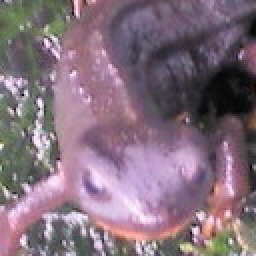
#> input picture Question_81_90/dataset/test_akahara_1.jpg, 128 x 128 px (shown 2 times larger); its folder holds only this picture in this run
$ python question_88.py
#> lines starting #> are read from the running program, lines starting #| are printed output that depends on the picture
import cv2
import numpy as np
import matplotlib.pyplot as plt
import time
from glob import glob

# template matching
def RGB2Y(img : np.ndarray):
	H,W,_ = img.shape

	imgY = np.zeros([H,W],dtype=np.float32)

	imgY = 0.2126 * img[...,0] + 0.7152 * img[...,1] + 0.0722 * img[...,2]

	return imgY.clip(0,255).astype(np.uint8)

def color_quantization(img:np.ndarray,d):

#> called with d = 64
	img = np.floor(img/d)
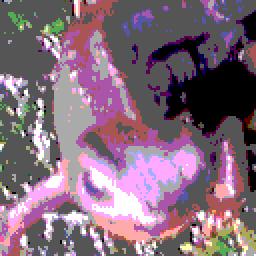
#> img: shape (128, 128, 3) float32 (shown 2 times larger); mean of channels 0, 1, 2 1.45, 1.25, 1.55; drawn with min black and max white
	img = img*d
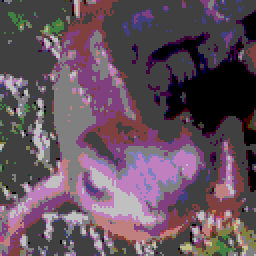
#> img: shape (128, 128, 3) float32 (shown 2 times larger); mean of channels 0, 1, 2 92.7, 80.2, 99; drawn as B, G, R

	return img

def make_histgram(img:np.ndarray,d):

#> called with d = 64
	hist = np.zeros([12],dtype=np.int32)
	tmp  = np.clip(img,0,255).astype(np.uint8)

	for i in range( int(len(hist)/3) ):
		hist[i]   = np.sum(tmp[...,0]==(i*d))
		hist[i+4] = np.sum(tmp[...,1]==(i*d))
		hist[i+8] = np.sum(tmp[...,2]==(i*d))
#> after the loop, hist = [1477, 8100, 4780, 2027, 1876, 9279, 4422, 807, 1497, 6928, 5460, 2499]

	return hist

def make_database():

	d = 256/4

	# filename_list  = [f"train_akahara_{i}.jpg" for i in range(1,6)]
	# filename_list += [f"train_madara_{i}.jpg" for i in range(1,6)]

	absolute_pass = "/Users/hiroyukih/vscode/Gasyori100knock/Question_81_90/dataset/"

	train = glob(absolute_pass+"test_*")
	train.sort()

	database = np.zeros([len(train),13],np.int32)
	file_list= list()

	for i, path in enumerate(train):
		img  =  cv2.imread(path).astype(np.float32)

		img = color_quantization(img,d)

		hist = make_histgram(img,d)

		# get class
		if 'akahara' in path:
			cls = 0
		elif 'madara' in path:
			cls = 1

		# store class label
		database[i, -1]   = cls
		database[i][0:12] = hist[...]

		file_list.append(path[len(absolute_pass):])

	return database,file_list

def k_mean_step1(database,flist, Class=2):

#> called with database = array of shape (1, 13), Class = 2
	d = 256/4

	database = db.copy()
	gs			 = np.zeros([Class,12],dtype=np.float32)

	np.random.seed(1)
	th = 0.5

	for i in range(len(database)):
		database[i,-1]  = 0 if np.random.random() < th else 1

	# tmp = database[:,:12]
	# gs[0,:] = np.mean(tmp[database[:,-1]==0].T, axis=1)
	# gs[1,:] = np.mean(tmp[database[:,-1]==1].T, axis=1)

	for i in range(Class):
		gs[i] = np.mean(database[np.where(database[..., -1] == i)[0], :12], axis=0)

	print("assied label")
	for a in database:
		print(f"{a}")

	print("Grabity")
	print(f"{gs}")

db,flist = make_database()

k_mean_step1(db,flist)


# Read image
start_time = time.time()

# [10 lines of commented-out code are left out]
plt.rcParams.update({'font.size': 4})

# for i in range(database.shape[0]):
# 		plt.subplot(2,5,i+1)
# 		# plt.imshow(out[i], cmap='gray')
# 		plt.bar(np.arange(12),database[i][0:12])
# 		# plt.axis('off')
# 		plt.title(filename_list[i])
# 		# plt.xticks(color="None")
# 		# plt.yticks(color="None")

end_time = time.time()
elapsed_time = end_time - start_time
print(f"処理時間: {elapsed_time} 秒")
# [6 lines of commented-out code are left out]

$ run again, on Question_81_90/dataset/test_akahara_2.jpg
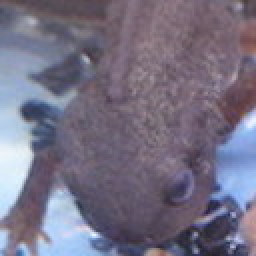
#> input picture Question_81_90/dataset/test_akahara_2.jpg, 128 x 128 px (shown 2 times larger)
#> in color_quantization, `img = np.floor(img/d)`:
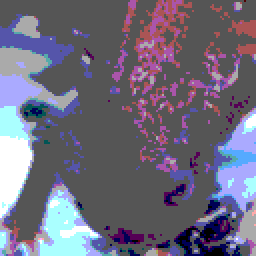
#> img: shape (128, 128, 3) float32 (shown 2 times larger); mean of channels 0, 1, 2 1.47, 1.25, 1.29; drawn with min black and max white
#> in color_quantization, `img = img*d`:
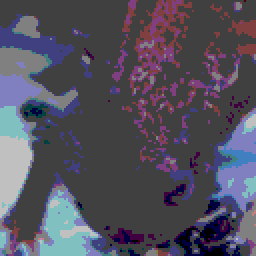
#> img: shape (128, 128, 3) float32 (shown 2 times larger); mean of channels 0, 1, 2 93.8, 80, 82.6; drawn as B, G, R
#> after the loop in make_histgram, `for i in range( int(len(hist)/3) ):`: hist = [109, 10783, 3239, 2253, 630, 12289, 2206, 1259, 481, 11197, 4160, 546]

$ run again, on Question_81_90/dataset/test_madara_1.jpg
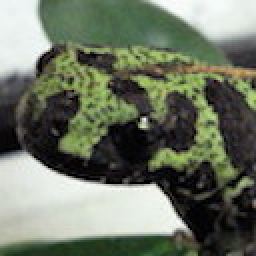
#> input picture Question_81_90/dataset/test_madara_1.jpg, 128 x 128 px (shown 2 times larger)
#> in color_quantization, `img = np.floor(img/d)`:
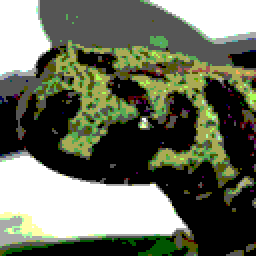
#> img: shape (128, 128, 3) float32 (shown 2 times larger); mean of channels 0, 1, 2 1.1, 1.3, 1.25; drawn with min black and max white
#> in color_quantization, `img = img*d`:
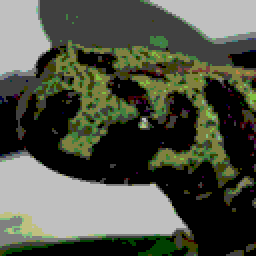
#> img: shape (128, 128, 3) float32 (shown 2 times larger); mean of channels 0, 1, 2 70.4, 83.5, 79.7; drawn as B, G, R
#> after the loop in make_histgram, `for i in range( int(len(hist)/3) ):`: hist = [6520, 5413, 735, 3716, 5518, 4350, 2532, 3984, 5655, 4879, 2020, 3830]

$ run again, on Question_81_90/dataset/test_madara_2.jpg
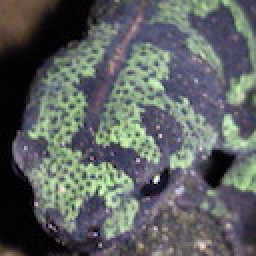
#> input picture Question_81_90/dataset/test_madara_2.jpg, 128 x 128 px (shown 2 times larger)
#> in color_quantization, `img = np.floor(img/d)`:
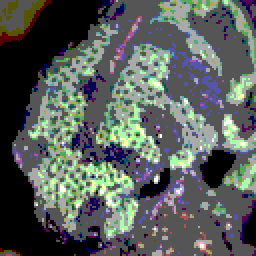
#> img: shape (128, 128, 3) float32 (shown 2 times larger); mean of channels 0, 1, 2 1.08, 1.12, 1.04; drawn with min black and max white
#> in color_quantization, `img = img*d`:
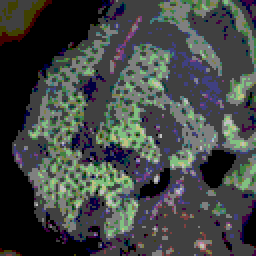
#> img: shape (128, 128, 3) float32 (shown 2 times larger); mean of channels 0, 1, 2 69.2, 71.6, 66.8; drawn as B, G, R
#> after the loop in make_histgram, `for i in range( int(len(hist)/3) ):`: hist = [3410, 8360, 4494, 120, 3869, 7637, 3929, 949, 3673, 8549, 3940, 222]
